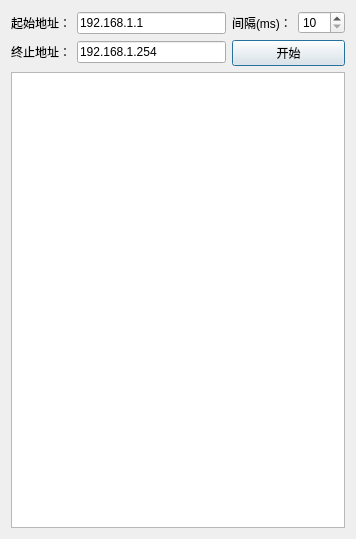
<?xml version="1.0" encoding="UTF-8"?>
<ui version="4.0">
 <class>frmQPing</class>
 <widget class="QDialog" name="frmQPing">
  <property name="geometry">
   <rect>
    <x>0</x>
    <y>0</y>
    <width>356</width>
    <height>539</height>
   </rect>
  </property>
  <property name="windowTitle">
   <string>frmQPing</string>
  </property>
  <layout class="QVBoxLayout" name="verticalLayout_2">
   <item>
    <layout class="QHBoxLayout" name="horizontalLayout_2">
     <item>
      <layout class="QGridLayout" name="gridLayout">
       <item row="0" column="0">
        <widget class="QLabel" name="label">
         <property name="text">
          <string>起始地址：</string>
         </property>
        </widget>
       </item>
       <item row="0" column="1">
        <widget class="QLineEdit" name="lineEdit_startAddr">
         <property name="text">
          <string>192.168.1.1</string>
         </property>
        </widget>
       </item>
       <item row="1" column="0">
        <widget class="QLabel" name="label_2">
         <property name="text">
          <string>终止地址：</string>
         </property>
        </widget>
       </item>
       <item row="1" column="1">
        <widget class="QLineEdit" name="lineEdit_endAddr">
         <property name="text">
          <string>192.168.1.254</string>
         </property>
        </widget>
       </item>
      </layout>
     </item>
     <item>
      <layout class="QVBoxLayout" name="verticalLayout">
       <item>
        <layout class="QHBoxLayout" name="horizontalLayout">
         <item>
          <widget class="QLabel" name="label_3">
           <property name="text">
            <string>间隔(ms)：</string>
           </property>
          </widget>
         </item>
         <item>
          <widget class="QSpinBox" name="spinBox">
           <property name="minimum">
            <number>10</number>
           </property>
           <property name="maximum">
            <number>100</number>
           </property>
          </widget>
         </item>
        </layout>
       </item>
       <item>
        <widget class="QPushButton" name="pushButton">
         <property name="text">
          <string>开始</string>
         </property>
        </widget>
       </item>
      </layout>
     </item>
    </layout>
   </item>
   <item>
    <widget class="QTextEdit" name="textEdit"/>
   </item>
  </layout>
 </widget>
 <resources/>
 <connections/>
</ui>
